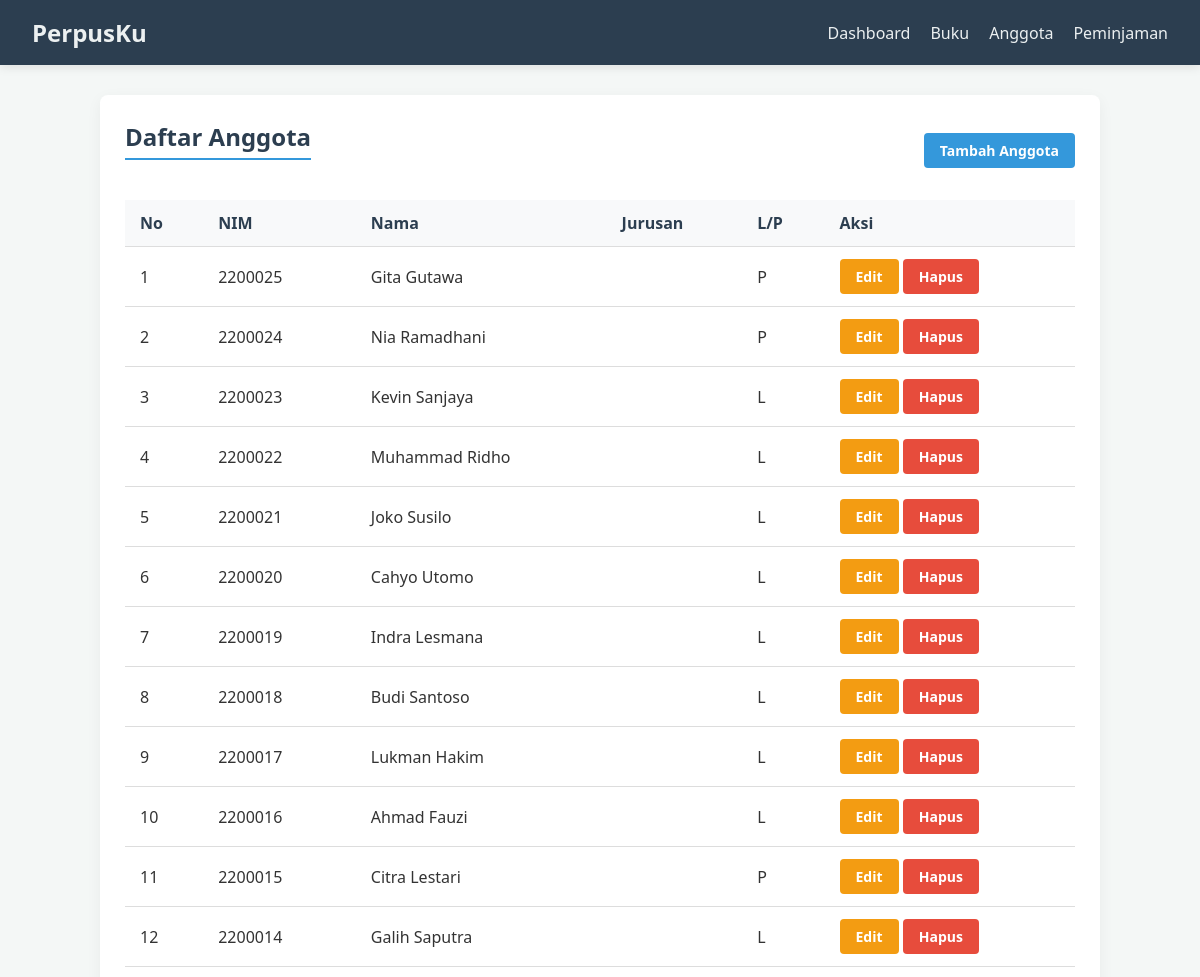
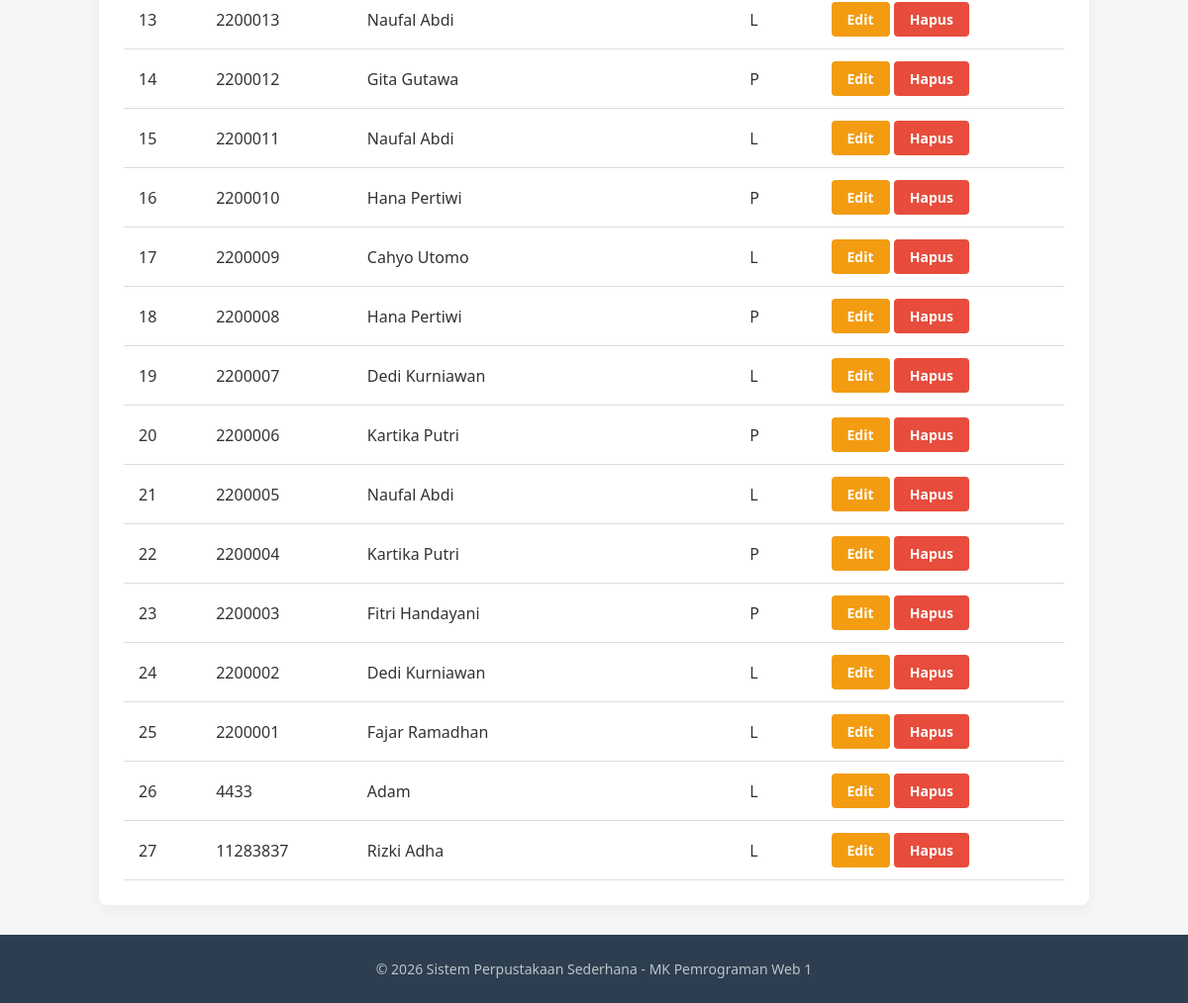
The page /anggota_tampil.php on the database its author committed (2 pictures, top to bottom).
### tables this page shows
CREATE TABLE IF NOT EXISTS `anggota` (
  `id_anggota` int NOT NULL AUTO_INCREMENT,
  `nim` varchar(20) NOT NULL,
  `id_jurusan` int DEFAULT NULL,
  `nama` varchar(100) NOT NULL,
  `jenis_kelamin` enum('L','P') NOT NULL,
  `alamat` text,
  `created_at` timestamp NULL DEFAULT CURRENT_TIMESTAMP,
  `updated_at` timestamp NULL DEFAULT CURRENT_TIMESTAMP ON UPDATE CURRENT_TIMESTAMP,
  PRIMARY KEY (`id_anggota`),
  UNIQUE KEY `nim` (`nim`)
);

### anggota_tampil.php (the view)
<?php
require 'config/koneksi.php';
include 'layout/header.php';
?>
<div style="display: flex; justify-content: space-between; align-items: center;">
    <h2>Daftar Anggota</h2>
    <a href="anggota_tambah.php" class="btn btn-primary">Tambah Anggota</a>
</div>
<table>
    <thead>
        <tr>
            <th>No</th>
            <th>NIM</th>
            <th>Nama</th>
            <th>Jurusan</th>
            <th>L/P</th>
            <th>Aksi</th>
        </tr>
    </thead>
    <tbody>
        <?php
        $no = 1;
        $query = mysqli_query($koneksi, "SELECT * FROM anggota ORDER BY id_anggota DESC");
        while ($data = mysqli_fetch_array($query)) {
        ?>
            <tr>
                <td><?php echo $no++; ?></td>
                <td><?php echo $data['nim']; ?></td>
                <td><?php echo $data['nama']; ?></td>
                <td><?php echo $data['jurusan']; ?></td>
                <td><?php echo $data['jenis_kelamin']; ?></td>
                <td>
                    <a href="anggota_edit.php?id=<?php echo $data['id_anggota']; ?>" class="btn btn-warning">Edit</a>
                    <a href="anggota_hapus.php?id=<?php echo $data['id_anggota']; ?>" class="btn btn-danger" onclick="return confirm('Yakin hapus anggota ini?')">Hapus</a>
                </td>
            </tr>
        <?php } ?>
    </tbody>
</table>
<?php include 'layout/footer.php'; ?>

### layout/header.php (shortened to what this page needs)
<!DOCTYPE html>
<html lang="en">
<head>
    <link rel="stylesheet" href="assets/style.css">
</head>
<body>
    <nav>
        <div class="logo">PerpusKu</div>
        <ul>
            <li><a href="index.php">Dashboard</a></li>
            <li><a href="buku_tampil.php">Buku</a></li>
            <li><a href="anggota_tampil.php">Anggota</a></li>
            <li><a href="pinjam_tampil.php">Peminjaman</a></li>
        </ul>
    </nav>
    <div class="main-wrapper">
        <div class="container">

### layout/footer.php
        </div>
    </div>
    <footer>
        <p>&copy; <?php echo date('Y'); ?> Sistem Perpustakaan Sederhana - MK Pemrograman Web 1</p>
    </footer>
</body>
</html>

### assets/style.css (style rules this page uses)
* { margin: 0; padding: 0; box-sizing: border-box; font-family: 'Segoe UI', Tahoma, Geneva, Verdana, sans-serif; }
body { background-color: #f4f7f6; color: #333; display: flex; flex-direction: column; min-height: 100vh; }
nav { background-color: #2c3e50; padding: 1rem 2rem; display: flex; justify-content: space-between; align-items: center; box-shadow: 0 2px 10px rgba(0,0,0,0.1); }
nav .logo { color: #ecf0f1; font-size: 1.5rem; font-weight: bold; }
nav ul { list-style: none; display: flex; }
nav ul li { margin-left: 20px; }
nav ul li a { color: #ecf0f1; text-decoration: none; font-weight: 500; transition: color 0.3s; }
.main-wrapper { flex: 1; padding: 30px 0; }
.container { max-width: 1000px; margin: 0 auto; padding: 25px; background: #fff; border-radius: 8px; box-shadow: 0 4px 15px rgba(0,0,0,0.05); }
h2 { margin-bottom: 20px; color: #2c3e50; border-bottom: 2px solid #3498db; padding-bottom: 5px; display: inline-block; }
table { width: 100%; border-collapse: collapse; margin-top: 20px; }
table th, table td { padding: 12px 15px; text-align: left; border-bottom: 1px solid #ddd; }
table th { background-color: #f8f9fa; color: #2c3e50; }
.btn { display: inline-block; padding: 8px 16px; border-radius: 4px; text-decoration: none; font-size: 14px; font-weight: bold; cursor: pointer; border: none; transition: background 0.3s; }
.btn-primary { background: #3498db; color: #fff; }
.btn-danger { background: #e74c3c; color: #fff; }
.btn-warning { background: #f39c12; color: #fff; }
footer { background-color: #2c3e50; color: #bdc3c7; text-align: center; padding: 25px 0; font-size: 14px; margin-top: auto; }
footer p { margin: 0; }

### rows shown on the page
anggota: nim "2200025", nama "Gita Gutawa", jenis_kelamin "P"
anggota: nim "2200024", nama "Nia Ramadhani", jenis_kelamin "P"
anggota: nim "2200023", nama "Kevin Sanjaya", jenis_kelamin "L"
anggota: nim "2200022", nama "Muhammad Ridho", jenis_kelamin "L"
anggota: nim "2200021", nama "Joko Susilo", jenis_kelamin "L"
anggota: nim "2200020", nama "Cahyo Utomo", jenis_kelamin "L"
anggota: nim "2200019", nama "Indra Lesmana", jenis_kelamin "L"
anggota: nim "2200018", nama "Budi Santoso", jenis_kelamin "L"
anggota: nim "2200017", nama "Lukman Hakim", jenis_kelamin "L"
anggota: nim "2200016", nama "Ahmad Fauzi", jenis_kelamin "L"
anggota: nim "2200015", nama "Citra Lestari", jenis_kelamin "P"
anggota: nim "2200014", nama "Galih Saputra", jenis_kelamin "L"
anggota: nim "2200013", nama "Naufal Abdi", jenis_kelamin "L"
anggota: nim "2200012", nama "Gita Gutawa", jenis_kelamin "P"
anggota: nim "2200011", nama "Naufal Abdi", jenis_kelamin "L"
anggota: nim "2200010", nama "Hana Pertiwi", jenis_kelamin "P"
anggota: nim "2200009", nama "Cahyo Utomo", jenis_kelamin "L"
anggota: nim "2200008", nama "Hana Pertiwi", jenis_kelamin "P"
anggota: nim "2200007", nama "Dedi Kurniawan", jenis_kelamin "L"
anggota: nim "2200006", nama "Kartika Putri", jenis_kelamin "P"
anggota: nim "2200005", nama "Naufal Abdi", jenis_kelamin "L"
anggota: nim "2200004", nama "Kartika Putri", jenis_kelamin "P"
anggota: nim "2200003", nama "Fitri Handayani", jenis_kelamin "P"
anggota: nim "2200002", nama "Dedi Kurniawan", jenis_kelamin "L"
anggota: nim "2200001", nama "Fajar Ramadhan", jenis_kelamin "L"
anggota: nim "4433", nama "Adam", jenis_kelamin "L"
anggota: nim "11283837", nama "Rizki Adha", jenis_kelamin "L"
